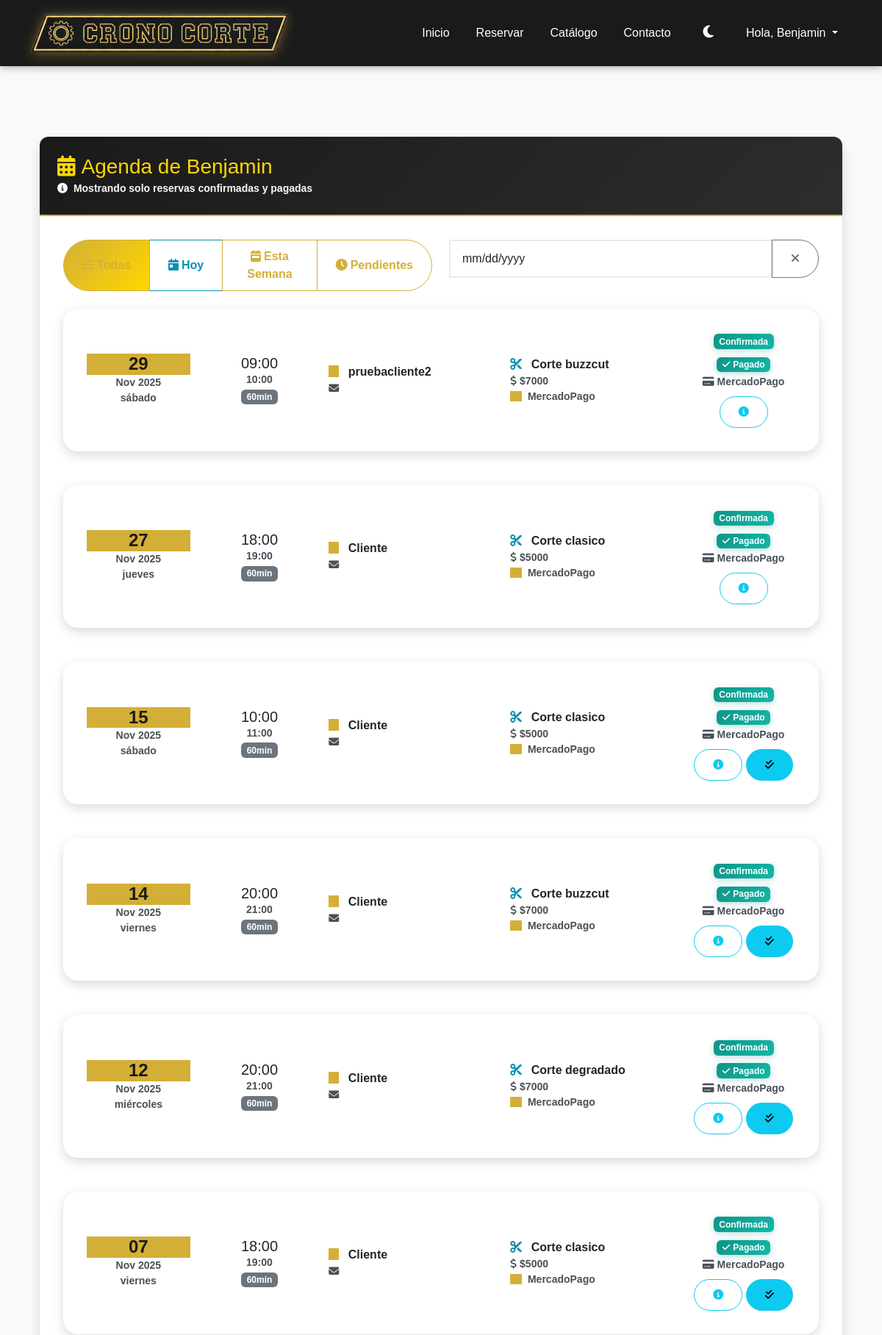
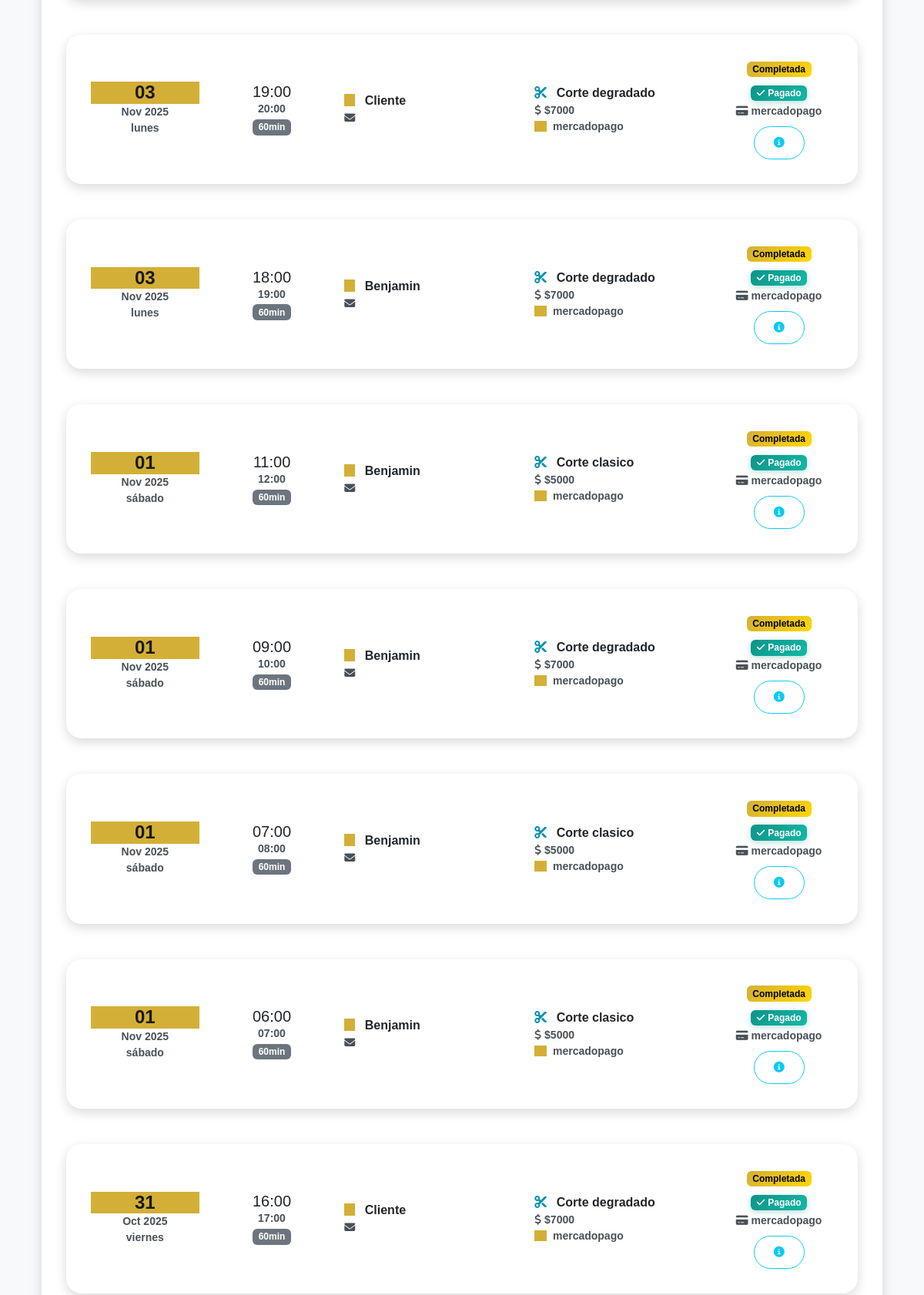
/agenda-barbero/ (signed in, upper part), run on the app's committed database (2 pictures, top to bottom).
### agendabarber/models.py (models this page shows, shortened)
class Barbero(models.Model):
    usuario = models.OneToOneField(User, on_delete=models.CASCADE, null=True, blank=True,
                                   help_text="Usuario asociado a este barbero")
    nombre = models.CharField(max_length=100)
    experiencia = models.PositiveIntegerField(help_text="Años de experiencia")
    foto = models.ImageField(upload_to='barberos/', null=True, blank=True)

class Reserva(models.Model):
    cliente = models.ForeignKey(User, on_delete=models.CASCADE)
    barbero = models.ForeignKey(Barbero, on_delete=models.CASCADE)
    servicio = models.ForeignKey(Servicio, on_delete=models.CASCADE)
    inicio = models.DateTimeField(help_text="Hora de inicio de la reserva")
    fin = models.DateTimeField(null=True, blank=True)
    pagado = models.BooleanField(default=False)  # Changed: Now requires payment confirmation
    payment_method = models.CharField(max_length=50, default='mercadopago',
                                     help_text="Método de pago utilizado")
    estado = models.CharField(max_length=20, choices=ESTADO_CHOICES, default='Pendiente')  # Pendiente hasta que pase la hora
    objects = ReservaManager()  # Manager personalizado

class Servicio(models.Model):
    nombre = models.CharField(max_length=100)
    descripcion = models.TextField(blank=True)
    precio = models.PositiveIntegerField()
    duracion_minutos = models.PositiveIntegerField(
        default=60,
        help_text="Duración del servicio en minutos"
    )
    imagen = models.ImageField(upload_to='servicios/', null=True, blank=True)

### agendabarber/views.py (the view)
# urls.py: path('agenda-barbero/', views.agenda_barbero, name='agenda_barbero'),
def agenda_barbero(request):
    if not request.user.is_authenticated:
        return redirect('login')
    try:
        barbero = Barbero.objects.get(usuario=request.user)
    except Barbero.DoesNotExist:
        messages.error(request, 'No tienes permisos de barbero. Contacta al administrador.')
        return redirect('inicio')
    reservas = Reserva.objects.filter(
        barbero=barbero,
        estado__in=['Confirmada', 'Completada'],  # Solo reservas confirmadas o completadas
        pagado=True  # Solo reservas pagadas
    ).select_related('cliente', 'servicio').order_by('-inicio')
    hoy = date.today()
    reservas_hoy = reservas.filter(inicio__date=hoy).count()
    reservas_pendientes = reservas.filter(estado='Pendiente').count()
    reservas_confirmadas = reservas.filter(estado='Confirmada').count()
    primer_dia_mes = hoy.replace(day=1)
    ingresos_mes = reservas.filter(
        inicio__date__gte=primer_dia_mes,
        estado='Completada',
        pagado=True
    ).aggregate(
        total=models.Sum('servicio__precio')
    )['total'] or 0
    context = {
        'reservas': reservas,
        'barbero': barbero,
        'today': hoy.isoformat(),
        'reservas_hoy': reservas_hoy,
        'reservas_pendientes': reservas_pendientes,
        'reservas_confirmadas': reservas_confirmadas,
        'ingresos_mes': ingresos_mes,
    }
    return render(request, 'agenda_barbero.html', context)

### agendabarber/context_processors.py (called while the page is built)
def user_type_context(request):
    context = {
        'es_barbero': False,
        'es_cliente': False,
    }
    if request.user.is_authenticated:
        try:
            Barbero.objects.get(usuario=request.user)
            context['es_barbero'] = True
            context['es_cliente'] = False
        except Barbero.DoesNotExist:
            context['es_barbero'] = False
            context['es_cliente'] = True
    return context

### agendabarber/templates/agenda_barbero.html (shortened to what this page needs)
{% extends "base.html" %}
{% load static %}
{% block content %}
<div class="container my-5">
    <div class="row">
        <div class="col-12">
            <div class="card shadow">
                <div class="card-header bg-dark text-white">
                    <h3 class="mb-0">
                        <i class="fas fa-calendar-alt me-2"></i>Agenda de {{ barbero.nombre }}
                    </h3>
                    <small class="text-light">
                        <i class="fas fa-info-circle me-1"></i>
                        Mostrando solo reservas confirmadas y pagadas
                    </small>
                </div>
                <div class="card-body">
                    {% if reservas %}
                    <div class="row mb-4">
                        <div class="col-md-6 mb-3 mb-md-0">
                            <div class="btn-group w-100" role="group" aria-label="Filtros de reservas">
                                <button type="button" class="btn btn-outline-primary active"
                                    onclick="filtrarReservas('todas')">
                                    <i class="fas fa-list me-1 d-none d-md-inline"></i>Todas
                                </button>
                                <button type="button" class="btn btn-outline-success" onclick="filtrarReservas('hoy')">
                                    <i class="fas fa-calendar-day me-1 d-none d-md-inline"></i>Hoy
                                </button>
                                <button type="button" class="btn btn-outline-info" onclick="filtrarReservas('semana')">
                                    <i class="fas fa-calendar-week me-1 d-none d-md-inline"></i>Esta Semana
                                </button>
                                <button type="button" class="btn btn-outline-warning"
                                    onclick="filtrarReservas('pendientes')">
                                    <i class="fas fa-clock me-1 d-none d-md-inline"></i>Pendientes
                                </button>
                            </div>
                        </div>
                        <div class="col-md-6">
                            <div class="input-group">
                                <input type="date" class="form-control" id="filtroFecha" onchange="filtrarPorFecha()"
                                       placeholder="Filtrar por fecha">
                                <button class="btn btn-outline-secondary" onclick="limpiarFiltros()"
                                        title="Limpiar filtros">
                                    <i class="fas fa-times"></i>
                                </button>
                            </div>
                        </div>
                    </div>
                    <div class="row" id="listaReservas">
                        {% for reserva in reservas %}
                        <div class="col-12 mb-3 reserva-item" data-fecha="{{ reserva.inicio|date:'Y-m-d' }}"
                            data-estado="{{ reserva.estado }}" data-hoy="{% now 'Y-m-d' %}">
                            <div class="card {% if reserva.inicio|date:'Y-m-d' == today %}border-primary{% endif %}">
                                <div class="card-body">
                                    <div class="row align-items-center">
                                        <div class="col-md-2">
                                            <div class="text-center">
                                                <div class="h4 mb-0 text-primary">{{ reserva.inicio|date:"d" }}</div>
                                                <div class="small text-muted">{{ reserva.inicio|date:"M Y" }}</div>
                                                <div class="small">{{ reserva.inicio|date:"l" }}</div>
                                            </div>
                                        </div>
                                        <div class="col-md-2">
                                            <div class="text-center">
                                                <div class="h5 mb-0">{{ reserva.inicio|date:"H:i" }}</div>
                                                <div class="small text-muted">{{ reserva.fin|date:"H:i" }}</div>
                                                <span class="badge bg-secondary">{{ reserva.servicio.duracion_minutos }}min</span>
                                            </div>
                                        </div>
                                        <div class="col-md-3">
                                            <div>
                                                <i class="fas fa-user text-primary me-2"></i>
                                                <strong>{{ reserva.cliente.get_full_name|default:reserva.cliente.username }}</strong>
                                            </div>
                                            <div class="small text-muted">
                                                <i class="fas fa-envelope me-1"></i>{{ reserva.cliente.email }}
                                            </div>
                                        </div>
                                        <div class="col-md-3">
                                            <div>
                                                <i class="fas fa-scissors text-success me-2"></i>
                                                <strong>{{ reserva.servicio.nombre }}</strong>
                                            </div>
                                            <div class="small text-muted">
                                                <i class="fas fa-dollar-sign me-1"></i>${{ reserva.servicio.precio|floatformat:0 }}
                                            </div>
                                            <div class="small">
                                                <i class="fas fa-credit-card me-1 text-primary"></i>
                                                <strong>{{ reserva.payment_method|default:"MercadoPago" }}</strong>
                                            </div>
                                        </div>
                                        <div class="col-md-2">
                                            <div class="text-center">
                                                <span
                                                    class="badge {% if reserva.estado == 'Confirmada' %}bg-success{% elif reserva.estado == 'Pendiente' %}bg-warning{% elif reserva.estado == 'Cancelada' %}bg-danger{% else %}bg-info{% endif %} mb-2">
                                                    {{ reserva.estado }}
                                                </span>
                                                <br>
                                                {% if reserva.pagado %}
                                                <span class="badge bg-success">
                                                    <i class="fas fa-check me-1"></i>Pagado
                                                </span>
                                                <br>
                                                <small class="text-muted">
                                                    <i class="fas fa-credit-card me-1"></i>{{ reserva.payment_method|default:"MercadoPago" }}
                                                </small>
                                                {% else %}
                                                <span class="badge bg-secondary">
                                                    <i class="fas fa-clock me-1"></i>Pendiente
                                                </span>
                                                {% endif %}
                                                <div class="mt-2">
                                                    <button class="btn btn-outline-info btn-sm"
                                                            onclick="showPaymentDetails('{{ reserva.id }}')"
                                                            title="Ver detalles del pago">
                                                        <i class="fas fa-info-circle"></i>
                                                    </button>
                                                    {% if reserva.estado == 'Pendiente' %}
                                                        <button class="btn btn-success btn-sm" onclick="confirmarReserva('{{ reserva.id }}')">
                                                            <i class="fas fa-check"></i>
                                                        </button>
                                                        <button class="btn btn-danger btn-sm" onclick="cancelarReserva('{{ reserva.id }}')">
                                                            <i class="fas fa-times"></i>
                                                        </button>
                                                    {% elif reserva.estado == 'Confirmada' and reserva.inicio|date:'Y-m-d' <= today %}
                                                        <button class="btn btn-info btn-sm" onclick="completarReserva('{{ reserva.id }}')">
                                                            <i class="fas fa-check-double"></i>
                                                        </button>
                                                    {% endif %}
                                                </div>
                                        </div>
                                    </div>
                                </div>
                            </div>
                        </div>
                    </div>
                    {% endfor %}
                </div>
                {% else %}
                <div class="text-center py-5">
                    <i class="fas fa-calendar-times fa-3x text-muted mb-3"></i>
                    <h4 class="text-muted">No tienes reservas aún</h4>
                    <p class="text-muted">Las reservas de tus clientes aparecerán aquí.</p>
                </div>
                {% endif %}
            </div>
        </div>
    </div>
</div>
</div>
{% endblock %}

### agendabarber/templates/base.html (shortened to what this page needs)
{% load static %}
<!DOCTYPE html>
<html lang="es">
<head>
    <link href="https://cdn.jsdelivr.net/npm/bootstrap@5.3.3/dist/css/bootstrap.min.css" rel="stylesheet">
    <link rel="stylesheet" href="https://cdn.jsdelivr.net/npm/litepicker/dist/css/litepicker.css">
    <link href="https://unpkg.com/aos@2.3.1/dist/aos.css" rel="stylesheet">
    <link rel="stylesheet" href="https://cdnjs.cloudflare.com/ajax/libs/font-awesome/6.4.0/css/all.min.css">
    <link rel="stylesheet" href="{% static 'agendabarber/css/main.css' %}">
</head>
<body class="d-flex flex-column min-vh-100">
    <nav class="navbar navbar-expand-lg navbar-dark">
        <div class="container">
            <a class="navbar-brand" href="{% url 'inicio' %}">
                <img src="{% static 'agendabarber/img/logo-navbar.png' %}" alt="Crono Corte" class="navbar-logo">
            </a>
            <div class="collapse navbar-collapse" id="navbarNav">
                <ul class="navbar-nav ms-auto">
                    <li class="nav-item"><a class="nav-link" href="{% url 'inicio' %}">Inicio</a></li>
                    <li class="nav-item"><a class="nav-link" href="{% url 'crear_reserva' %}">Reservar</a></li>
                    <li class="nav-item"><a class="nav-link" href="{% url 'catalogo' %}">Catálogo</a></li>
                    <li class="nav-item"><a class="nav-link" href="{% url 'contacto' %}">Contacto</a></li>
                    <li class="nav-item">
                        <button class="btn btn-link nav-link" id="darkModeToggle" aria-label="Alternar modo oscuro">
                            <i class="fas fa-moon" id="darkModeIcon"></i>
                        </button>
                    </li>
                    {% if user.is_authenticated %}
                        <li class="nav-item dropdown">
                            <a class="nav-link dropdown-toggle" href="#" id="navbarDropdown" role="button" data-bs-toggle="dropdown" aria-expanded="false">
                                Hola, {{ user.username }}
                            </a>
                        </li>
                    {% endif %}
                </ul>
                </div>
        </div>
    </nav>
    <main class="flex-fill {% if request.resolver_match.url_name == 'catalogo' %}catalog-main{% elif request.resolver_match.url_name == 'crear_reserva' %}reserva-main{% elif request.resolver_match.url_name == 'login' or request.resolver_match.url_name == 'registro' %}auth-main{% else %}container my-4 my-md-5{% endif %}">
        {% block content %}
        {% endblock %}
    </main>
    </body>
</html>

### data on the page
Barbero: nombre "Benjamin"
Reserva: inicio "29", inicio "Nov 2025", inicio "sábado", inicio "09:00", fin "10:00", servicio.duracion_minutos "60", cliente.get_full_name "pruebacliente2", servicio.nombre "Corte buzzcut", servicio.precio "7000", payment_method "MercadoPago", estado "Confirmada"
Reserva: inicio "27", inicio "Nov 2025", inicio "jueves", inicio "18:00", fin "19:00", servicio.duracion_minutos "60", cliente.get_full_name "Cliente", servicio.nombre "Corte clasico", servicio.precio "5000", payment_method "MercadoPago", estado "Confirmada"
Reserva: inicio "15", inicio "Nov 2025", inicio "sábado", inicio "10:00", fin "11:00", servicio.duracion_minutos "60", cliente.get_full_name "Cliente", servicio.nombre "Corte clasico", servicio.precio "5000", payment_method "MercadoPago", estado "Confirmada"
Reserva: inicio "14", inicio "Nov 2025", inicio "viernes", inicio "20:00", fin "21:00", servicio.duracion_minutos "60", cliente.get_full_name "Cliente", servicio.nombre "Corte buzzcut", servicio.precio "7000", payment_method "MercadoPago", estado "Confirmada"
Reserva: inicio "12", inicio "Nov 2025", inicio "miércoles", inicio "20:00", fin "21:00", servicio.duracion_minutos "60", cliente.get_full_name "Cliente", servicio.nombre "Corte degradado", servicio.precio "7000", payment_method "MercadoPago", estado "Confirmada"
Reserva: inicio "07", inicio "Nov 2025", inicio "viernes", inicio "18:00", fin "19:00", servicio.duracion_minutos "60", cliente.get_full_name "Cliente", servicio.nombre "Corte clasico", servicio.precio "5000", payment_method "MercadoPago", estado "Confirmada"
Reserva: inicio "03", inicio "Nov 2025", inicio "lunes", inicio "19:00", fin "20:00", servicio.duracion_minutos "60", cliente.get_full_name "Cliente", servicio.nombre "Corte degradado", servicio.precio "7000", payment_method "mercadopago", estado "Completada"
Reserva: inicio "03", inicio "Nov 2025", inicio "lunes", inicio "18:00", fin "19:00", servicio.duracion_minutos "60", cliente.get_full_name "Benjamin", servicio.nombre "Corte degradado", servicio.precio "7000", payment_method "mercadopago", estado "Completada"
Reserva: inicio "01", inicio "Nov 2025", inicio "sábado", inicio "11:00", fin "12:00", servicio.duracion_minutos "60", cliente.get_full_name "Benjamin", servicio.nombre "Corte clasico", servicio.precio "5000", payment_method "mercadopago", estado "Completada"
Reserva: inicio "01", inicio "Nov 2025", inicio "sábado", inicio "09:00", fin "10:00", servicio.duracion_minutos "60", cliente.get_full_name "Benjamin", servicio.nombre "Corte degradado", servicio.precio "7000", payment_method "mercadopago", estado "Completada"
Reserva: inicio "01", inicio "Nov 2025", inicio "sábado", inicio "07:00", fin "08:00", servicio.duracion_minutos "60", cliente.get_full_name "Benjamin", servicio.nombre "Corte clasico", servicio.precio "5000", payment_method "mercadopago", estado "Completada"
Reserva: inicio "01", inicio "Nov 2025", inicio "sábado", inicio "06:00", fin "07:00", servicio.duracion_minutos "60", cliente.get_full_name "Benjamin", servicio.nombre "Corte clasico", servicio.precio "5000", payment_method "mercadopago", estado "Completada"
Reserva: inicio "31", inicio "Oct 2025", inicio "viernes", inicio "16:00", fin "17:00", servicio.duracion_minutos "60", cliente.get_full_name "Cliente", servicio.nombre "Corte degradado", servicio.precio "7000", payment_method "mercadopago", estado "Completada"

### other printed values
{{ user.username }} "Benjamin"
